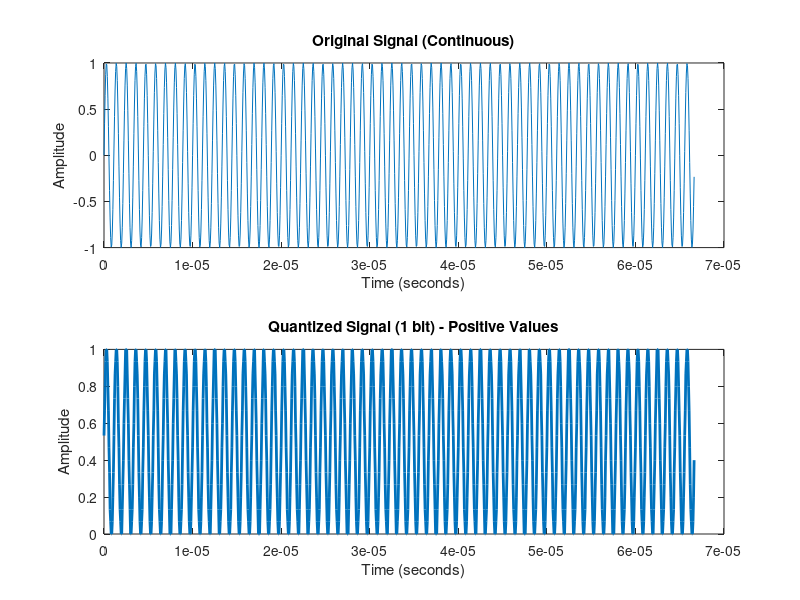
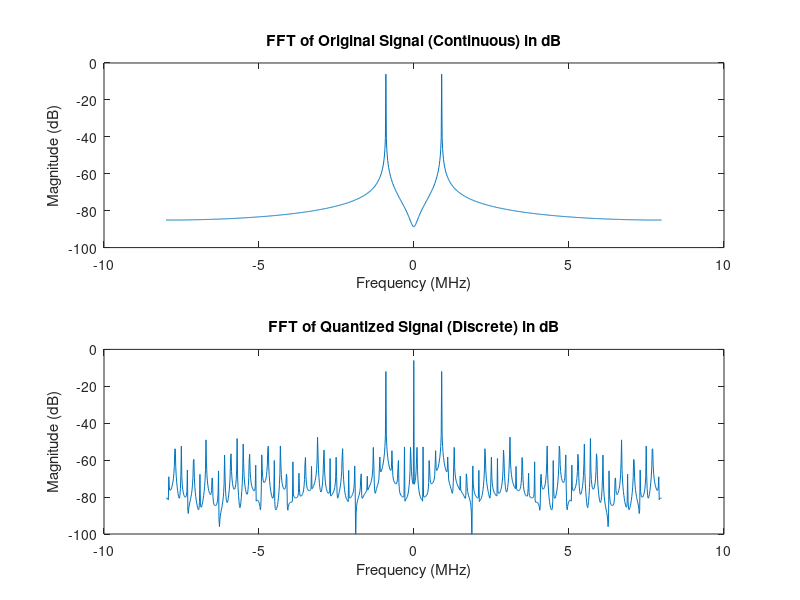

Here is the MATLAB script that generated these plots, in order:
close all;

% Define signal parameters
bits = 4;  
fundamental = 900e3;  % Frequency of the sine wave (900 kHz)
sampling_rate = 16e6;  % Sampling rate (at least ten times the fundamental)
period = 1 / fundamental;  % Period of the sine wave
num_periods = 60;  % Number of periods to display

% Time vector for 50 periods of the sine wave
t = 0:1/sampling_rate:num_periods*period;  % 50 periods (for better visualization)

% Continuous signal (sinusoidal) without quantization
x_double = 1 * sin(2 * pi * fundamental * t);  % Amplitude scaled to 1

% Function for quantization that only outputs positive values
quantize_signal = @(x, bits) round((x + 1) * (2^bits - 1) / 2) / (2^bits - 1);  % Mapped to [0, 1]

% Quantize the signal using the defined function (map to [0, 1] for positive values)
x_quantized = quantize_signal(x_double, bits);  % Using 1 bit for quantization

% Plot the original and quantized signals
figure;
subplot(2, 1, 1);
plot(t, x_double);
title('Original Signal (Continuous)');
xlabel('Time (seconds)');
ylabel('Amplitude');

subplot(2, 1, 2);
plot(t, x_quantized, 'LineWidth', 2);  % Plot the quantized signal as a line
title('Quantized Signal (1 bit) - Positive Values');
xlabel('Time (seconds)');
ylabel('Amplitude');

% Compute the FFT of both signals
n = length(t);  % Number of samples
f = (-n/2:n/2-1)*(sampling_rate/n);  % Frequency axis (from -fs/2 to fs/2)

% FFT of the original signal
X_double_fft = fft(x_double);
% FFT of the quantized signal
X_fft = fft(x_quantized);

% Shift the FFT to center it at 0 Hz
X_double_fft = fftshift(X_double_fft);
X_fft = fftshift(X_fft);

% Scale the FFT to normalize the magnitude
X_double_fft = abs(X_double_fft/n);
X_fft = abs(X_fft/n);

% Convert to dB (in logarithmic scale)
X_double_fft_dB = 20*log10(X_double_fft + eps);  % Adding eps to avoid log(0)
X_fft_dB = 20*log10(X_fft + eps);

% Normalize the x-axis to MHz
f_MHz = f / 1e6;  % Convert frequency axis to MHz

% Plot the FFT of both signals in dB with normalized frequency axis in MHz
figure;
subplot(2, 1, 1);
plot(f_MHz, X_double_fft_dB);
title('FFT of Original Signal (Continuous) in dB');
xlabel('Frequency (MHz)');
ylabel('Magnitude (dB)');

subplot(2, 1, 2);
plot(f_MHz, X_fft_dB);
title('FFT of Quantized Signal (Discrete) in dB');
xlabel('Frequency (MHz)');
ylabel('Magnitude (dB)');
% Set the y-axis limit for the second subplot
ylim([-100 0]);  % Set y-axis limits from -200 dB to 0 dB